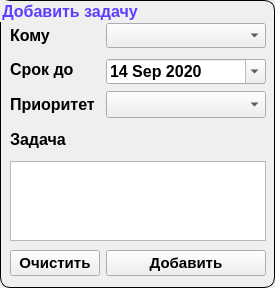
           <widget class="QGroupBox" name="group_addTask">
            <property name="minimumSize">
             <size>
              <width>275</width>
              <height>280</height>
             </size>
            </property>
            <property name="maximumSize">
             <size>
              <width>275</width>
              <height>16777215</height>
             </size>
            </property>
            <property name="font">
             <font>
              <pointsize>12</pointsize>
              <weight>75</weight>
              <bold>true</bold>
             </font>
            </property>
            <property name="styleSheet">
             <string notr="true">QGroupBox{
border: 1px solid black;
border-radius: 10px;
}

QGroupBox::title {
   color:rgb(93, 61, 255)
}</string>
            </property>
            <property name="title">
             <string>Добавить задачу</string>
            </property>
            <widget class="QWidget" name="layoutWidget_2">
             <property name="geometry">
              <rect>
               <x>10</x>
               <y>20</y>
               <width>258</width>
               <height>259</height>
              </rect>
             </property>
             <layout class="QGridLayout" name="gridLayout_3">
              <item row="1" column="0">
               <widget class="QLabel" name="label_2">
                <property name="minimumSize">
                 <size>
                  <width>90</width>
                  <height>25</height>
                 </size>
                </property>
                <property name="maximumSize">
                 <size>
                  <width>90</width>
                  <height>25</height>
                 </size>
                </property>
                <property name="font">
                 <font>
                  <pointsize>12</pointsize>
                  <weight>75</weight>
                  <bold>true</bold>
                 </font>
                </property>
                <property name="text">
                 <string>Срок до</string>
                </property>
                <property name="alignment">
                 <set>Qt::AlignLeading|Qt::AlignLeft|Qt::AlignVCenter</set>
                </property>
               </widget>
              </item>
              <item row="2" column="0">
               <widget class="QLabel" name="label_3">
                <property name="minimumSize">
                 <size>
                  <width>90</width>
                  <height>25</height>
                 </size>
                </property>
                <property name="maximumSize">
                 <size>
                  <width>90</width>
                  <height>25</height>
                 </size>
                </property>
                <property name="font">
                 <font>
                  <pointsize>12</pointsize>
                  <weight>75</weight>
                  <bold>true</bold>
                 </font>
                </property>
                <property name="text">
                 <string>Приоритет</string>
                </property>
                <property name="alignment">
                 <set>Qt::AlignLeading|Qt::AlignLeft|Qt::AlignVCenter</set>
                </property>
               </widget>
              </item>
              <item row="2" column="1">
               <widget class="QComboBox" name="cbox_taskPriority">
                <property name="minimumSize">
                 <size>
                  <width>160</width>
                  <height>25</height>
                 </size>
                </property>
                <property name="sizeIncrement">
                 <size>
                  <width>160</width>
                  <height>25</height>
                 </size>
                </property>
                <property name="font">
                 <font>
                  <pointsize>12</pointsize>
                  <weight>75</weight>
                  <bold>true</bold>
                 </font>
                </property>
                <item>
                 <property name="text">
                  <string/>
                 </property>
                </item>
                <item>
                 <property name="text">
                  <string>Низкий</string>
                 </property>
                 <property name="icon">
                  <iconset resource="image.qrc">
                   <normaloff>:/res/icon/i_priorety/i_pr_low.png</normaloff>:/res/icon/i_priorety/i_pr_low.png</iconset>
                 </property>
                </item>
                <item>
                 <property name="text">
                  <string>Обычный</string>
                 </property>
                 <property name="icon">
                  <iconset resource="image.qrc">
                   <normaloff>:/res/icon/i_priorety/i_pr_medium.png</normaloff>:/res/icon/i_priorety/i_pr_medium.png</iconset>
                 </property>
                </item>
                <item>
                 <property name="text">
                  <string>Высокий</string>
                 </property>
                 <property name="icon">
                  <iconset resource="image.qrc">
                   <normaloff>:/res/icon/i_priorety/i_pr_high.png</normaloff>:/res/icon/i_priorety/i_pr_high.png</iconset>
                 </property>
                </item>
               </widget>
              </item>
              <item row="0" column="1">
               <widget class="QComboBox" name="cbox_taskRecipient">
                <property name="minimumSize">
                 <size>
                  <width>160</width>
                  <height>25</height>
                 </size>
                </property>
                <property name="maximumSize">
                 <size>
                  <width>160</width>
                  <height>25</height>
                 </size>
                </property>
                <property name="font">
                 <font>
                  <pointsize>12</pointsize>
                  <weight>75</weight>
                  <bold>true</bold>
                 </font>
                </property>
               </widget>
              </item>
              <item row="0" column="0">
               <widget class="QLabel" name="label">
                <property name="minimumSize">
                 <size>
                  <width>90</width>
                  <height>25</height>
                 </size>
                </property>
                <property name="maximumSize">
                 <size>
                  <width>90</width>
                  <height>25</height>
                 </size>
                </property>
                <property name="font">
                 <font>
                  <pointsize>12</pointsize>
                  <weight>75</weight>
                  <bold>true</bold>
                 </font>
                </property>
                <property name="text">
                 <string>Кому</string>
                </property>
                <property name="alignment">
                 <set>Qt::AlignLeading|Qt::AlignLeft|Qt::AlignVCenter</set>
                </property>
               </widget>
              </item>
              <item row="3" column="0">
               <widget class="QLabel" name="label_4">
                <property name="minimumSize">
                 <size>
                  <width>90</width>
                  <height>25</height>
                 </size>
                </property>
                <property name="maximumSize">
                 <size>
                  <width>90</width>
                  <height>25</height>
                 </size>
                </property>
                <property name="font">
                 <font>
                  <pointsize>12</pointsize>
                  <weight>75</weight>
                  <bold>true</bold>
                 </font>
                </property>
                <property name="text">
                 <string>Задача</string>
                </property>
                <property name="alignment">
                 <set>Qt::AlignLeading|Qt::AlignLeft|Qt::AlignVCenter</set>
                </property>
               </widget>
              </item>
              <item row="1" column="1">
               <widget class="QDateEdit" name="date_taskBefore">
                <property name="minimumSize">
                 <size>
                  <width>160</width>
                  <height>25</height>
                 </size>
                </property>
                <property name="maximumSize">
                 <size>
                  <width>160</width>
                  <height>20</height>
                 </size>
                </property>
                <property name="font">
                 <font>
                  <pointsize>12</pointsize>
                  <weight>75</weight>
                  <bold>true</bold>
                 </font>
                </property>
                <property name="maximumDate">
                 <date>
                  <year>2050</year>
                  <month>12</month>
                  <day>31</day>
                 </date>
                </property>
                <property name="minimumDate">
                 <date>
                  <year>2020</year>
                  <month>9</month>
                  <day>14</day>
                 </date>
                </property>
                <property name="calendarPopup">
                 <bool>true</bool>
                </property>
               </widget>
              </item>
              <item row="4" column="0" colspan="2">
               <widget class="QTextEdit" name="text_task">
                <property name="minimumSize">
                 <size>
                  <width>256</width>
                  <height>80</height>
                 </size>
                </property>
                <property name="maximumSize">
                 <size>
                  <width>240</width>
                  <height>80</height>
                 </size>
                </property>
                <property name="font">
                 <font>
                  <pointsize>12</pointsize>
                 </font>
                </property>
               </widget>
              </item>
              <item row="5" column="0">
               <widget class="QPushButton" name="butt_taskClear">
                <property name="font">
                 <font>
                  <pointsize>11</pointsize>
                  <weight>75</weight>
                  <bold>true</bold>
                 </font>
                </property>
                <property name="text">
                 <string>Очистить</string>
                </property>
               </widget>
              </item>
              <item row="5" column="1">
               <widget class="QPushButton" name="butt_taskAdd">
                <property name="font">
                 <font>
                  <pointsize>11</pointsize>
                  <weight>75</weight>
                  <bold>true</bold>
                 </font>
                </property>
                <property name="text">
                 <string>Добавить</string>
                </property>
               </widget>
              </item>
             </layout>
            </widget>
           </widget>
